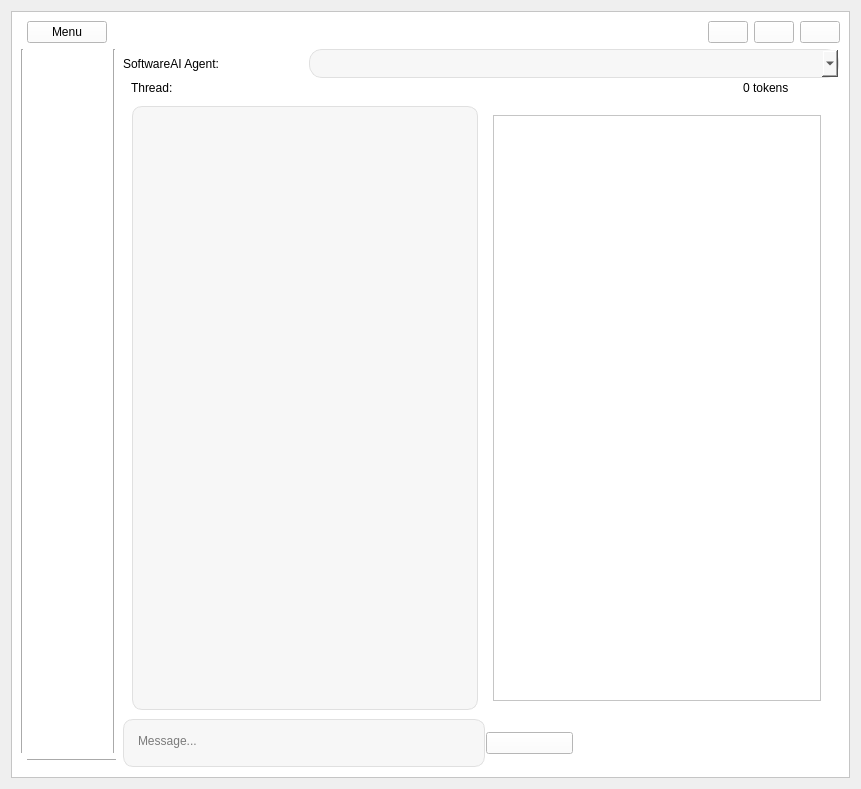
      <widget class="QWidget" name="page_4">
       <layout class="QGridLayout" name="gridLayout_3">
        <item row="1" column="0">
         <widget class="QFrame" name="frame_4">
          <property name="styleSheet">
           <string notr="true">background-color: white;</string>
          </property>
          <property name="frameShape">
           <enum>QFrame::StyledPanel</enum>
          </property>
          <property name="frameShadow">
           <enum>QFrame::Raised</enum>
          </property>
          <layout class="QGridLayout" name="gridLayout_15">
           <item row="0" column="1">
            <widget class="QCustomQPushButton" name="pushButton_16">
             <property name="text">
              <string>Menu</string>
             </property>
             <property name="icon">
              <iconset resource="../Qss/icons/_icons.qrc">
               <normaloff>:/font_awesome_solid/icons/font_awesome/solid/list.png</normaloff>:/font_awesome_solid/icons/font_awesome/solid/list.png</iconset>
             </property>
            </widget>
           </item>
           <item row="0" column="3">
            <layout class="QGridLayout" name="gridLayout_14">
             <item row="0" column="1">
              <widget class="QPushButton" name="close_window_button">
               <property name="text">
                <string/>
               </property>
               <property name="icon">
                <iconset resource="../Qss/icons/_icons.qrc">
                 <normaloff>:/feather/icons/feather/window_close.png</normaloff>:/feather/icons/feather/window_close.png</iconset>
               </property>
              </widget>
             </item>
             <item row="0" column="2">
              <widget class="QPushButton" name="minimize_window_button">
               <property name="text">
                <string/>
               </property>
               <property name="icon">
                <iconset resource="../Qss/icons/_icons.qrc">
                 <normaloff>:/feather/icons/feather/window_minimize.png</normaloff>:/feather/icons/feather/window_minimize.png</iconset>
               </property>
              </widget>
             </item>
             <item row="0" column="3">
              <widget class="QPushButton" name="restore_window_button">
               <property name="text">
                <string/>
               </property>
               <property name="icon">
                <iconset resource="../Qss/icons/_icons.qrc">
                 <normaloff>:/feather/icons/feather/maximize-2.png</normaloff>:/feather/icons/feather/maximize-2.png</iconset>
               </property>
               <property name="iconSize">
                <size>
                 <width>16</width>
                 <height>16</height>
                </size>
               </property>
              </widget>
             </item>
             <item row="0" column="0">
              <spacer name="horizontalSpacer_4">
               <property name="orientation">
                <enum>Qt::Horizontal</enum>
               </property>
               <property name="sizeHint" stdset="0">
                <size>
                 <width>40</width>
                 <height>20</height>
                </size>
               </property>
              </spacer>
             </item>
            </layout>
           </item>
           <item row="1" column="0" rowspan="2" colspan="2">
            <widget class="Line" name="line_2">
             <property name="orientation">
              <enum>Qt::Vertical</enum>
             </property>
            </widget>
           </item>
           <item row="1" column="2" rowspan="2">
            <widget class="Line" name="line_6">
             <property name="minimumSize">
              <size>
               <width>0</width>
               <height>0</height>
              </size>
             </property>
             <property name="orientation">
              <enum>Qt::Vertical</enum>
             </property>
            </widget>
           </item>
           <item row="1" column="3" rowspan="4">
            <layout class="QGridLayout" name="gridLayout_4">
             <property name="leftMargin">
              <number>1</number>
             </property>
             <property name="topMargin">
              <number>0</number>
             </property>
             <property name="rightMargin">
              <number>1</number>
             </property>
             <property name="bottomMargin">
              <number>1</number>
             </property>
             <property name="horizontalSpacing">
              <number>1</number>
             </property>
             <property name="verticalSpacing">
              <number>0</number>
             </property>
             <item row="5" column="5">
              <widget class="QCustomQPushButton" name="send_mensage">
               <property name="toolTip">
                <string>Send message to agent</string>
               </property>
               <property name="styleSheet">
                <string notr="true">            QPushButton {
                background-color: white;

                border-radius: 13px;  /* Borda arredondada (círculo) */
                color: black;  /* Cor do texto alterada para preto */
                font-size: 13px;  /* Ajuste do tamanho do ícone */
            }
</string>
               </property>
               <property name="text">
                <string/>
               </property>
               <property name="icon">
                <iconset resource="../Qss/icons/_icons.qrc">
                 <normaloff>:/feather/icons/feather/send.png</normaloff>:/feather/icons/feather/send.png</iconset>
               </property>
               <property name="iconSize">
                <size>
                 <width>27</width>
                 <height>47</height>
                </size>
               </property>
              </widget>
             </item>
             <item row="5" column="7">
              <widget class="QCustomQPushButton" name="atach_file">
               <property name="toolTip">
                <string>Send files to the agent</string>
               </property>
               <property name="styleSheet">
                <string notr="true">            QPushButton {
                background-color: white;

                border-radius: 13px;  /* Borda arredondada (círculo) */
                color: black;  /* Cor do texto alterada para preto */
                font-size: 13px;  /* Ajuste do tamanho do ícone */
            }
</string>
               </property>
               <property name="text">
                <string/>
               </property>
               <property name="icon">
                <iconset resource="../Qss/icons/_icons.qrc">
                 <normaloff>:/font_awesome_solid/icons/font_awesome/solid/file-arrow-down.png</normaloff>:/font_awesome_solid/icons/font_awesome/solid/file-arrow-down.png</iconset>
               </property>
               <property name="iconSize">
                <size>
                 <width>22</width>
                 <height>47</height>
                </size>
               </property>
              </widget>
             </item>
             <item row="5" column="6">
              <widget class="QCustomQPushButton" name="pushButton_6">
               <property name="toolTip">
                <string>Chat via voice chat with an agent</string>
               </property>
               <property name="styleSheet">
                <string notr="true">            QPushButton {
                background-color: white;

                border-radius: 13px;  /* Borda arredondada (círculo) */
                color: black;  /* Cor do texto alterada para preto */
                font-size: 13px;  /* Ajuste do tamanho do ícone */
            }
</string>
               </property>
               <property name="text">
                <string/>
               </property>
               <property name="icon">
                <iconset resource="../Qss/icons/_icons.qrc">
                 <normaloff>:/feather/icons/feather/mic.png</normaloff>:/feather/icons/feather/mic.png</iconset>
               </property>
               <property name="iconSize">
                <size>
                 <width>27</width>
                 <height>47</height>
                </size>
               </property>
              </widget>
             </item>
             <item row="5" column="4">
              <widget class="QPushButton" name="openLousa">
               <property name="text">
                <string/>
               </property>
               <property name="icon">
                <iconset resource="../Qss/icons/_icons.qrc">
                 <normaloff>:/font_awesome_solid/icons/font_awesome/solid/code.png</normaloff>:/font_awesome_solid/icons/font_awesome/solid/code.png</iconset>
               </property>
               <property name="iconSize">
                <size>
                 <width>27</width>
                 <height>47</height>
                </size>
               </property>
              </widget>
             </item>
             <item row="5" column="0" colspan="4">
              <widget class="QTextEdit" name="mensage_input">
               <property name="sizePolicy">
                <sizepolicy hsizetype="Preferred" vsizetype="Fixed">
                 <horstretch>0</horstretch>
                 <verstretch>0</verstretch>
                </sizepolicy>
               </property>
               <property name="minimumSize">
                <size>
                 <width>0</width>
                 <height>48</height>
                </size>
               </property>
               <property name="maximumSize">
                <size>
                 <width>16777215</width>
                 <height>48</height>
                </size>
               </property>
               <property name="styleSheet">
                <string notr="true">            QTextEdit {
                border: 1px solid #E0E0E0;
                padding: 10px;
                border-radius: 10px;
                background-color: #F7F7F7;
                color: black;  /* Cor do texto alterada para preto */
            }</string>
               </property>
               <property name="verticalScrollBarPolicy">
                <enum>Qt::ScrollBarAlwaysOff</enum>
               </property>
               <property name="horizontalScrollBarPolicy">
                <enum>Qt::ScrollBarAlwaysOff</enum>
               </property>
               <property name="placeholderText">
                <string>Message...</string>
               </property>
              </widget>
             </item>
             <item row="2" column="0" colspan="8">
              <layout class="QGridLayout" name="gridLayout_33">
               <property name="leftMargin">
                <number>8</number>
               </property>
               <property name="topMargin">
                <number>0</number>
               </property>
               <property name="rightMargin">
                <number>7</number>
               </property>
               <item row="0" column="0">
                <widget class="QLabel" name="label_19">
                 <property name="minimumSize">
                  <size>
                   <width>612</width>
                   <height>0</height>
                  </size>
                 </property>
                 <property name="maximumSize">
                  <size>
                   <width>609</width>
                   <height>16777215</height>
                  </size>
                 </property>
                 <property name="text">
                  <string>Thread: </string>
                 </property>
                </widget>
               </item>
               <item row="0" column="1">
                <widget class="QLabel" name="label_20">
                 <property name="sizePolicy">
                  <sizepolicy hsizetype="Fixed" vsizetype="Preferred">
                   <horstretch>0</horstretch>
                   <verstretch>0</verstretch>
                  </sizepolicy>
                 </property>
                 <property name="text">
                  <string>0 tokens</string>
                 </property>
                </widget>
               </item>
               <item row="0" column="3">
                <widget class="QCustomQPushButton" name="AtachFilesToThread_Benchmark">
                 <property name="sizePolicy">
                  <sizepolicy hsizetype="Fixed" vsizetype="Fixed">
                   <horstretch>0</horstretch>
                   <verstretch>0</verstretch>
                  </sizepolicy>
                 </property>
                 <property name="styleSheet">
                  <string notr="true">            QPushButton {
                background-color: white;

                border-radius: 13px;  /* Borda arredondada (círculo) */
                color: black;  /* Cor do texto alterada para preto */
                font-size: 16px;  /* Ajuste do tamanho do ícone */
            }

</string>
                 </property>
                 <property name="text">
                  <string/>
                 </property>
                 <property name="icon">
                  <iconset resource="../Qss/icons/_icons.qrc">
                   <normaloff>:/font_awesome_solid/icons/font_awesome/solid/database.png</normaloff>:/font_awesome_solid/icons/font_awesome/solid/database.png</iconset>
                 </property>
                 <property name="iconSize">
                  <size>
                   <width>19</width>
                   <height>18</height>
                  </size>
                 </property>
                </widget>
               </item>
              </layout>
             </item>
             <item row="0" column="0">
              <widget class="QLabel" name="label_5">
               <property name="sizePolicy">
                <sizepolicy hsizetype="Fixed" vsizetype="Preferred">
                 <horstretch>0</horstretch>
                 <verstretch>0</verstretch>
                </sizepolicy>
               </property>
               <property name="minimumSize">
                <size>
                 <width>92</width>
                 <height>0</height>
                </size>
               </property>
               <property name="maximumSize">
                <size>
                 <width>100</width>
                 <height>16777215</height>
                </size>
               </property>
               <property name="text">
                <string>SoftwareAI Agent:</string>
               </property>
              </widget>
             </item>
             <item row="3" column="0" colspan="8">
              <widget class="QWidget" name="widget_2" native="true">
               <property name="minimumSize">
                <size>
                 <width>0</width>
                 <height>180</height>
                </size>
               </property>
               <layout class="QGridLayout" name="gridLayout_13">
                <item row="0" column="0">
                 <widget class="QTextEdit" name="html_chat">
                  <property name="minimumSize">
                   <size>
                    <width>200</width>
                    <height>0</height>
                   </size>
                  </property>
                  <property name="maximumSize">
                   <size>
                    <width>16777215</width>
                    <height>16777215</height>
                   </size>
                  </property>
                  <property name="styleSheet">
                   <string notr="true">            QTextEdit {
          
                border: 1px solid #E0E0E0;
                padding: 10px;
                border-radius: 10px;
                background-color: #F7F7F7;
                color: black;  /* Cor do texto preto */
                font-family: Arial;
                font-size: 14px;
            }</string>
                  </property>
                  <property name="html">
                   <string>&lt;!DOCTYPE HTML PUBLIC &quot;-//W3C//DTD HTML 4.0//EN&quot; &quot;http://www.w3.org/TR/REC-html40/strict.dtd&quot;&gt;
&lt;html&gt;&lt;head&gt;&lt;meta name=&quot;qrichtext&quot; content=&quot;1&quot; /&gt;&lt;style type=&quot;text/css&quot;&gt;
p, li { white-space: pre-wrap; }
&lt;/style&gt;&lt;/head&gt;&lt;body style=&quot; font-family:'Arial'; font-size:14px; font-weight:400; font-style:normal;&quot;&gt;
&lt;p style=&quot;-qt-paragraph-type:empty; margin-top:0px; margin-bottom:0px; margin-left:0px; margin-right:0px; -qt-block-indent:0; text-indent:0px;&quot;&gt;&lt;br /&gt;&lt;/p&gt;&lt;/body&gt;&lt;/html&gt;</string>
                  </property>
                 </widget>
                </item>
                <item row="0" column="1">
                 <widget class="QCustomSlideMenu" name="sliddemenulousa" native="true">
                  <property name="sizePolicy">
                   <sizepolicy hsizetype="Expanding" vsizetype="Preferred">
                    <horstretch>0</horstretch>
                    <verstretch>0</verstretch>
                   </sizepolicy>
                  </property>
                  <property name="minimumSize">
                   <size>
                    <width>0</width>
                    <height>0</height>
                   </size>
                  </property>
                  <property name="maximumSize">
                   <size>
                    <width>16777215</width>
                    <height>16777215</height>
                   </size>
                  </property>
                  <layout class="QGridLayout" name="gridLayout_8">
                   <item row="0" column="0">
                    <widget class="QFrame" name="widget_lousa">
                     <property name="minimumSize">
                      <size>
                       <width>0</width>
                       <height>0</height>
                      </size>
                     </property>
                     <property name="maximumSize">
                      <size>
                       <width>16777215</width>
                       <height>16777215</height>
                      </size>
                     </property>
                     <property name="styleSheet">
                      <string notr="true"/>
                     </property>
                     <property name="frameShape">
                      <enum>QFrame::StyledPanel</enum>
                     </property>
                     <property name="frameShadow">
                      <enum>QFrame::Raised</enum>
                     </property>
                    </widget>
                   </item>
                  </layout>
                 </widget>
                </item>
               </layout>
              </widget>
             </item>
             <item row="0" column="2" colspan="6">
              <widget class="QComboBox" name="SoftwareAIAgentsChat">
               <property name="sizePolicy">
                <sizepolicy hsizetype="Expanding" vsizetype="Maximum">
                 <horstretch>0</horstretch>
                 <verstretch>0</verstretch>
                </sizepolicy>
               </property>
               <property name="minimumSize">
                <size>
                 <width>0</width>
                 <height>0</height>
                </size>
               </property>
               <property name="maximumSize">
                <size>
                 <width>16777215</width>
                 <height>16777215</height>
                </size>
               </property>
               <property name="styleSheet">
                <string notr="true">QComboBox {
    background-color: #F7F7F7;
    border: 1px solid #E0E0E0;
    border-radius: 13px;  /* Borda arredondada */
    color: black;  /* Cor do texto */
    font-size: 13px;  /* Tamanho da fonte */
    padding: 5px 10px;  /* Espaçamento interno */
}

QComboBox:hover {
    background-color: #EDEDED; /* Fundo ao passar o mouse */
}

QComboBox:pressed {
    background-color: #DCDCDC; /* Fundo ao pressionar */
}

QComboBox QAbstractItemView {
    background-color: #F7F7F7;
    border: 1px solid #E0E0E0;
    selection-background-color: #EDEDED;
    selection-color: black;
    border-radius: 10px;  /* Borda arredondada para a lista */
    font-size: 16px; /* Ajuste de fonte para itens */
}
</string>
               </property>
              </widget>
             </item>
            </layout>
           </item>
           <item row="2" column="1">
            <widget class="QCustomSlideMenu" name="widget" native="true">
             <property name="minimumSize">
              <size>
               <width>50</width>
               <height>698</height>
              </size>
             </property>
             <property name="maximumSize">
              <size>
               <width>50</width>
               <height>698</height>
              </size>
             </property>
             <layout class="QGridLayout" name="gridLayout_10">
              <item row="1" column="0">
               <layout class="QGridLayout" name="gridLayout_11">
                <item row="1" column="0">
                 <widget class="QCustomQPushButton" name="view_threads">
                  <property name="maximumSize">
                   <size>
                    <width>90</width>
                    <height>30</height>
                   </size>
                  </property>
                  <property name="styleSheet">
                   <string notr="true">            QPushButton {
                background-color: white;

                border-radius: 13px;  /* Borda arredondada (círculo) */
                color: black;  /* Cor do texto alterada para preto */
                font-size: 16px;  /* Ajuste do tamanho do ícone */
            }
            QPushButton:hover {
                background-color: #EDEDED;
            }
            QPushButton:pressed {
                background-color: #DCDCDC;
            }</string>
                  </property>
                  <property name="text">
                   <string/>
                  </property>
                  <property name="icon">
                   <iconset resource="../Qss/icons/_icons.qrc">
                    <normaloff>:/feather/icons/feather/activity.png</normaloff>:/feather/icons/feather/activity.png</iconset>
                  </property>
                  <property name="iconSize">
                   <size>
                    <width>24</width>
                    <height>24</height>
                   </size>
                  </property>
                 </widget>
                </item>
                <item row="2" column="0">
                 <spacer name="verticalSpacer_3">
                  <property name="orientation">
                   <enum>Qt::Vertical</enum>
                  </property>
                  <property name="sizeHint" stdset="0">
                   <size>
                    <width>20</width>
                    <height>40</height>
                   </size>
                  </property>
                 </spacer>
                </item>
                <item row="0" column="0">
                 <widget class="QCustomQPushButton" name="settings_agent">
                  <property name="minimumSize">
                   <size>
                    <width>0</width>
                    <height>0</height>
                   </size>
                  </property>
                  <property name="maximumSize">
                   <size>
                    <width>90</width>
                    <height>30</height>
                   </size>
                  </property>
                  <property name="styleSheet">
                   <string notr="true">            QPushButton {
                background-color: white;

                border-radius: 13px;  /* Borda arredondada (círculo) */
                color: black;  /* Cor do texto alterada para preto */
                font-size: 16px;  /* Ajuste do tamanho do ícone */
            }
            QPushButton:hover {
                background-color: #EDEDED;
            }
            QPushButton:pressed {
                background-color: #DCDCDC;
            }</string>
                  </property>
                  <property name="text">
                   <string/>
                  </property>
                  <property name="icon">
                   <iconset resource="../Qss/icons/_icons.qrc">
                    <normaloff>:/feather/icons/feather/settings.png</normaloff>:/feather/icons/feather/settings.png</iconset>
                  </property>
                  <property name="iconSize">
                   <size>
                    <width>24</width>
                    <height>24</height>
                   </size>
                  </property>
                 </widget>
                </item>
               </layout>
              </item>
             </layout>
            </widget>
           </item>
           <item row="3" column="1" colspan="2">
            <widget class="Line" name="line_3">
             <property name="orientation">
              <enum>Qt::Horizontal</enum>
             </property>
            </widget>
           </item>
          </layout>
          <zorder>line_6</zorder>
          <zorder>line_2</zorder>
          <zorder>line_3</zorder>
          <zorder>pushButton_16</zorder>
          <zorder>widget</zorder>
         </widget>
        </item>
       </layout>
      </widget>
